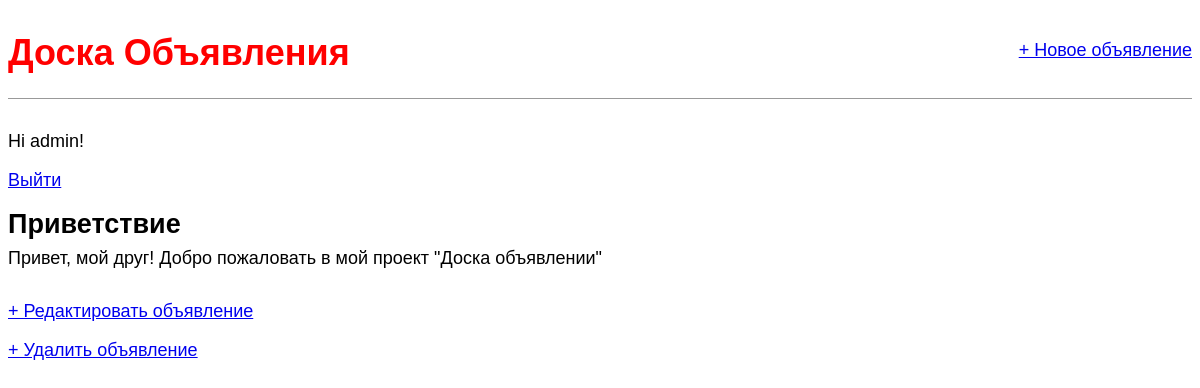
The app's page /post/1/ (signed in) with its own data.
### ad/models.py (models this page shows, shortened)
class Post(models.Model):
    title = models.CharField(max_length=200)
    author = models.ForeignKey(
        'auth.User',
        on_delete=models.CASCADE,
        )
    body = models.TextField()

### ad/views.py (the view)
# urls.py: path('post/<int:pk>/', views.BlogDetailView.as_view(), name='post_detail'),
class BlogDetailView(DetailView):
    model = Post
    template_name = 'post_detail.html'

### templates/post_detail.html
{% extends 'base.html' %}
{% block content %}
    <div class="post-entry">
        <h2>{{ post.title }}</h2>
        <p>{{ post.body }}</p>
    </div>
    <p><a href="{% url 'post_edit' post.pk %}">+ Редактировать объявление</a></p>
    <p><a href="{% url 'post_delete' post.pk %}">+ Удалить объявление</a></p>
{% endblock content %}

### templates/base.html (shortened to what this page needs)
{% load static %}
<html>
<head>
    <link rel="stylesheet" href="{% static 'css/base.css' %}">
</head>
<body>
    <div class="container">
        <header>
            <div class="nav-left">
                <h1><a href="/">Доска Объявления</a></h1>
            </div>
            <div class="nav-right">
                <a href="{% url 'post_new' %}">+ Новое объявление</a>
            </div>
        </header>
        {% if user.is_authenticated %}
            <p>Hi {{ user.username }}!</p>
            <p><a href="{% url 'logout' %}">Выйти</a></p>
        {% else %}
            <p>Вы зарегистрированы</p>
            <a href="{% url 'login' %}">Логин</a>
        {% endif %}
        {% block content %}
        {% endblock content %}
    </div>
</body>
</html>

### static/css/base.css (style rules this page uses)
body { font-family: 'Source Sans Pro', sans-serif; font-size: 18px; }
header { border-bottom: 1px solid #999; margin-bottom: 2rem; display: flex; }
header h1 a { color: red; text-decoration: none; }
.nav-left { margin-right: auto; }
.nav-right { display: flex; padding-top: 2rem; }
.post-entry { margin-bottom: 2rem; }
.post-entry h2 { margin: 0.5rem 0; }
.post-entry p { margin: 0; font-weight: 400; }
header h1 a { color: red; }

### records on screen
Post: title "Приветствие", body "Привет, мой друг! Добро пожаловать в мой проект \"Доска объявлении\""

### other values on screen
{{ user.username }} "admin"
